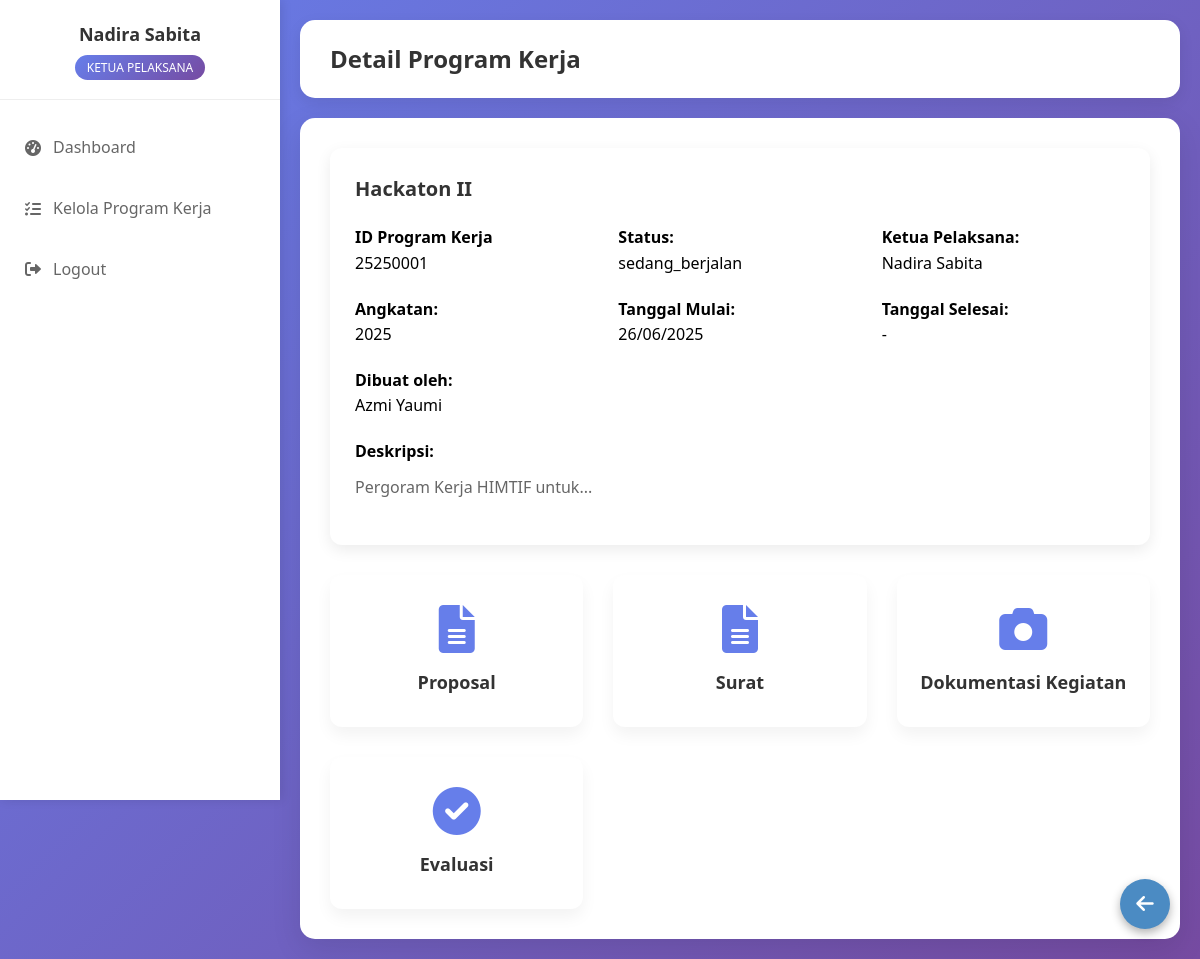
/modules/proker/view_proker.php?id=25250001 (signed in), run on the app's committed database.
### tables this page shows
CREATE TABLE `program_kerja` (
  `id` varchar(10) NOT NULL,
  `nama_proker` varchar(200) NOT NULL,
  `deskripsi` text DEFAULT NULL,
  `tanggal_mulai` date DEFAULT NULL,
  `tanggal_selesai` date DEFAULT NULL,
  `status` enum('belum_mulai','sedang_berjalan','selesai','dibatalkan') DEFAULT NULL,
  `angkatan` varchar(10) DEFAULT NULL,
  `ketua_pelaksana_id` int(11) DEFAULT NULL,
  `created_by` int(11) DEFAULT NULL,
  `created_at` timestamp NOT NULL DEFAULT current_timestamp(),
  `updated_at` timestamp NOT NULL DEFAULT current_timestamp() ON UPDATE current_timestamp()
);

CREATE TABLE `users` (
  `id` int(11) NOT NULL,
  `nama` varchar(100) NOT NULL,
  `nik` varchar(20) NOT NULL,
  `username` varchar(50) NOT NULL,
  `password` varchar(255) NOT NULL,
  `role` enum('sekretaris','ketua_pelaksana','ketua_umum') NOT NULL,
  `created_at` timestamp NOT NULL DEFAULT current_timestamp(),
  `status` enum('aktif','nonaktif') DEFAULT 'aktif'
);

### includes/functions.php (called while the page is built, shortened)
<?php
function sanitize($data) {
    return htmlspecialchars(trim($data), ENT_QUOTES, 'UTF-8');
}
function formatTanggal($date) {
    return date('d/m/Y', strtotime($date));
}
function getStatusBadge($status) {
    $badges = [
        'belum_mulai' => '<span class="badge badge-warning">Belum Mulai</span>',
        'sedang_berjalan' => '<span class="badge badge-info">Sedang Berjalan</span>',
        'selesai' => '<span class="badge badge-success">Selesai</span>',
        'dibatalkan' => '<span class="badge badge-danger">Dibatalkan</span>',
    ];
    return $badges[$status] ?? $status;
}
?>

### modules/proker/view_proker.php (the view, shortened to what this page needs)
<?php
require_once '../../config/database.php';
require_once '../../includes/functions.php';
$id = $_GET['id'] ?? 0;
$stmt = $pdo->prepare("
    SELECT pk.*, u1.nama as ketua_nama, u2.nama as created_by_nama
    FROM program_kerja pk
    LEFT JOIN users u1 ON pk.ketua_pelaksana_id = u1.id
    LEFT JOIN users u2 ON pk.created_by = u2.id
    WHERE pk.id = ?
");
$stmt->execute([$id]);
$proker = $stmt->fetch();
?>
<!DOCTYPE html>
<html lang="id">
<head>
    <link rel="stylesheet" href="../../css/style.css">
    <link rel="stylesheet" href="https://cdnjs.cloudflare.com/ajax/libs/font-awesome/6.0.0/css/all.min.css">
</head>
<body>
        <div class="dashboard-container">
            <div class="sidebar" id="sidebar">
                <div class="sidebar-header">
                    <h3><?= $_SESSION['nama'] ?></h3>
                        <span class="role-badge">
                        <?= ucwords(str_replace('_', ' ', $_SESSION['role'])) ?></span>
                </div>
            <div class="sidebar-menu">
                <div class="menu-item">
                <a href="../../dashboard/<?= $_SESSION['role'] ?>.php">
                    <i class="fas fa-tachometer-alt"></i>
                    Dashboard
                </a>
            </div>
            <div class="menu-item">
                <?php if ($_SESSION['role']): ?>
                <a href="manage_proker.php">
                    <i class="fas fa-tasks"></i>
                    Kelola Program Kerja
                </a>
                <?php endif; ?>
            </div>
            <div class="menu-item">
                  <?php if ($_SESSION['role']): ?>
                    <a href="../../logout.php">
                        <i class="fas fa-sign-out-alt"></i>
                        Logout
                    </a>
                <?php endif; ?>
            </div>
            </div>
        </div>
        <div class="main-content" id="mainContent">
            <div class="container">
                <div class="header">
                    <h1>Detail Program Kerja</h1>
                </div>
        <div class="dashboard">
            <div class="card" style="margin-bottom: 20px;">
                <h3><?= sanitize($proker['nama_proker']) ?></h3>
                <div style="display: grid; grid-template-columns: repeat(auto-fit, minmax(200px, 1fr)); gap: 20px; margin-top: 20px;">
                    <div>
                        <strong>ID Program Kerja</strong><br>
                        <?= sanitize( $proker['id'] ?? '-') ?>
                    </div>
                    <div>
                        <strong>Status:</strong><br>
                        <?= getStatusBadge($proker['status']) ?>
                    </div>
                    <div>
                        <strong>Ketua Pelaksana:</strong><br>
                        <?= sanitize($proker['ketua_nama'] ?? 'Belum ditentukan') ?>
                    </div>
                    <div>
                        <strong>Angkatan:</strong><br>
                        <?= sanitize($proker['angkatan'] ?? '-') ?>
                    </div>
                    <div>
                        <strong>Tanggal Mulai:</strong><br>
                        <?= $proker['tanggal_mulai'] ? formatTanggal($proker['tanggal_mulai']) : '-' ?>
                    </div>
                    <div>
                        <strong>Tanggal Selesai:</strong><br>
                        <?= $proker['tanggal_selesai'] ? formatTanggal($proker['tanggal_selesai']) : '-' ?>
                    </div>
                    <div>
                        <strong>Dibuat oleh:</strong><br>
                        <?= sanitize($proker['created_by_nama']) ?>
                    </div>
                    </div>
                <?php if ($proker['deskripsi']): ?>
                <div style="margin-top: 20px;">
                    <strong>Deskripsi:</strong><br>
                    <p style="margin-top: 10px; line-height: 1.6;">
                        <?= nl2br(sanitize($proker['deskripsi'])) ?>
                    </p>
                </div>
                <?php endif; ?>
            </div>
            <div class="card-grid">
                    <a href="../dokumentasi/proposal.php?proker_id=<?= $id ?>" class="card-folder">
                        <i class="fas fa-file-alt"></i>
                        <h3>Proposal</h3>
                    </a>
                    <a href="../dokumentasi/surat.php?proker_id=<?= $id ?>" class="card-folder">
                        <i class="fas fa-file-alt"></i>
                        <h3>Surat</h3>
                    </a>
                    <a href="../dokumentasi/foto.php?proker_id=<?= $id ?>" class="card-folder">
                        <i class="fas fa-camera"></i>
                        <h3>Dokumentasi Kegiatan</h3>
                    </a>
                    <a href="../evaluasi/manage_evaluasi.php?proker_id=<?= $id ?>" class="card-folder">
                            <i class="fas fa-check-circle"></i>
                        <h3>Evaluasi</h3>
                    </a>
                </div>
            </div>
        </div>
        <div style="
            position: fixed;
            bottom: 30px;
            right: 30px;
            width: 50px;
            height: 50px;
            background-color:rgb(75, 139, 195);
            color: white;
            border-radius: 50%;
            text-align: center;
            font-size: 20px;
            line-height: 50px;
            box-shadow: 0 4px 10px rgba(0, 0, 0, 0.3);
            z-index: 9999;
            transition: background-color 0.3s ease;
        ">
            <a href="manage_proker.php" title="Kembali" style="color: white; text-decoration: none; display: block;">
                <i class="fas fa-arrow-left"></i>
            </a>
        </div>
    </body>
</html>

### css/style.css (style rules this page uses)
* { margin: 0; padding: 0; box-sizing: border-box; }
body { font-family: 'Segoe UI', Tahoma, Geneva, Verdana, sans-serif; background: linear-gradient(to bottom right, #6a11cb, #2575fc); min-height: 100vh; line-height: 1.6; }
.container { max-width: 1200px; margin: 0 auto; padding: 20px; }
.dashboard { background: white; border-radius: 15px; padding: 30px; margin-top: 20px; box-shadow: 0 10px 30px rgba(0, 0, 0, 0.1); }
.header { background: white; padding: 20px 30px; border-radius: 15px; box-shadow: 0 5px 15px rgba(0, 0, 0, 0.08); margin-bottom: 20px; display: flex; justify-content: space-between; align-items: center; flex-wrap: wrap; }
.header h1 { color: #333; font-size: 24px; margin: 0; flex: 1; }
.card { background: white; padding: 25px; border-radius: 12px; box-shadow: 0 5px 15px rgba(0, 0, 0, 0.08); transition: transform 0.3s; }
.card h3 { color: #333; margin-bottom: 15px; font-size: 20px; }
.card p { color: #666; margin-bottom: 20px; }
.card-grid { display: grid; grid-template-columns: repeat(auto-fit, minmax(200px, 1fr)); gap: 30px; margin-top: 30px; }
.card-folder { background-color: #fff; border-radius: 12px; padding: 30px 20px; text-align: center; box-shadow: 0 8px 16px rgba(0,0,0,0.05); transition: transform 0.2s, box-shadow 0.3s; color: #333; text-decoration: none; }
.card-folder i { font-size: 48px; color: #667eea; margin-bottom: 15px; }
.card-folder h3 { margin: 0; font-size: 18px; font-weight: 600; }
.dashboard-container { display: flex; min-height: 100vh; background: linear-gradient(135deg, #667eea 0%, #764ba2 100%); }
.sidebar { width: 280px; background: white; box-shadow: 2px 0 10px rgba(0, 0, 0, 0.1); transition: transform 0.3s ease; position: fixed; height: 100vh; overflow-y: auto; z-index: 1000; }
.sidebar-header { padding: 20px; border-bottom: 1px solid #eee; text-align: center; }
.sidebar-header h3 { color: #333; font-size: 18px; margin-bottom: 5px; }
.sidebar-header .role-badge { background: linear-gradient(135deg, #667eea 0%, #764ba2 100%); color: white; padding: 4px 12px; border-radius: 15px; font-size: 12px; text-transform: uppercase; font-weight: 500; }
.sidebar-menu { padding: 20px 0; }
.menu-item { margin-bottom: 5px; }
.menu-item a { display: flex; align-items: center; padding: 15px 20px; color: #666; text-decoration: none; transition: all 0.3s; border-left: 3px solid transparent; }
.menu-item a i { margin-right: 10px; width: 20px; text-align: center; }
.main-content { flex: 1; margin-left: 280px; transition: margin-left 0.3s ease; }

### data on the page
program_kerja: nama_proker "Hackaton II", id "25250001", status "sedang_berjalan", ketua_pelaksana.nama "Nadira Sabita", angkatan "2025", tanggal_mulai "26/06/2025", created_by.nama "Azmi Yaumi", deskripsi "Pergoram Kerja HIMTIF untuk..."

### other printed values
$_SESSION['nama'] "Nadira Sabita"
str_replace('_', ' ', $_SESSION['role']) "KETUA PELAKSANA"
